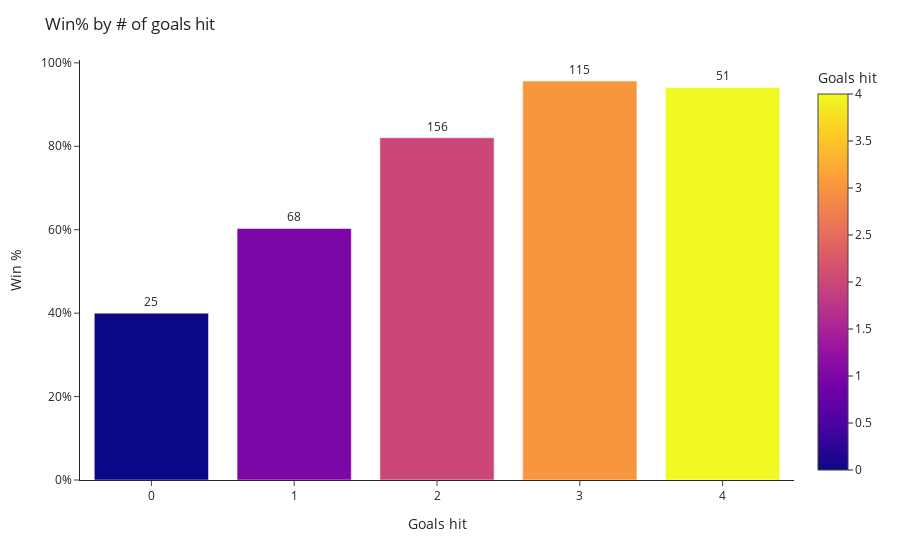

The notebook cell this image was saved under:
### Code cell
fig = px.bar(
    wr.reset_index(), x="goals_hit", y="win_rate", text="N",
    labels={"goals_hit":"Goals hit", "win_rate":"Win %"},
    color="goals_hit", color_discrete_sequence=["#A7A8AA","#8A8D8F","#d1d5db","#0033A0","#001e5e"]
)
fig.update_traces(textposition="outside")
fig.update_layout(template="simple_white", yaxis_tickformat=".0%", title="Win% by # of goals hit")
fig.write_html(FIGS/"win_rate_by_goals.html", include_plotlyjs="cdn")
fig.show()

### Figure 1 — Plotly figure (JSON) as saved in the notebook; plotly's stock layout.template omitted (floating-point values rounded to 4 significant figures)
{"data": [{"hovertemplate": "Goals hit=%{marker.color}<br>Win %=%{y}<br>N=%{text}<extra></extra>", "legendgroup": "", "marker": {"color": [0, 1, 2, 3, 4], "coloraxis": "coloraxis", "pattern": {"shape": ""}}, "name": "", "orientation": "v", "showlegend": false, "text": [25.0, 68.0, 156.0, 115.0, 51.0], "textposition": "outside", "x": [0, 1, 2, 3, 4], "xaxis": "x", "y": [0.4, 0.6029, 0.8205, 0.9565, 0.9412], "yaxis": "y", "type": "bar"}], "layout": {"xaxis": {"anchor": "y", "domain": [0.0, 1.0], "title": {"text": "Goals hit"}}, "yaxis": {"anchor": "x", "domain": [0.0, 1.0], "title": {"text": "Win %"}, "tickformat": ".0%"}, "coloraxis": {"colorbar": {"title": {"text": "Goals hit"}}, "colorscale": [[0.0, "#0d0887"], [0.1111, "#46039f"], [0.2222, "#7201a8"], [0.3333, "#9c179e"], [0.4444, "#bd3786"], [0.5556, "#d8576b"], [0.6667, "#ed7953"], [0.7778, "#fb9f3a"], [0.8889, "#fdca26"], [1.0, "#f0f921"]]}, "legend": {"tracegroupgap": 0}, "margin": {"t": 60}, "barmode": "relative", "title": {"text": "Win% by # of goals hit"}}}
